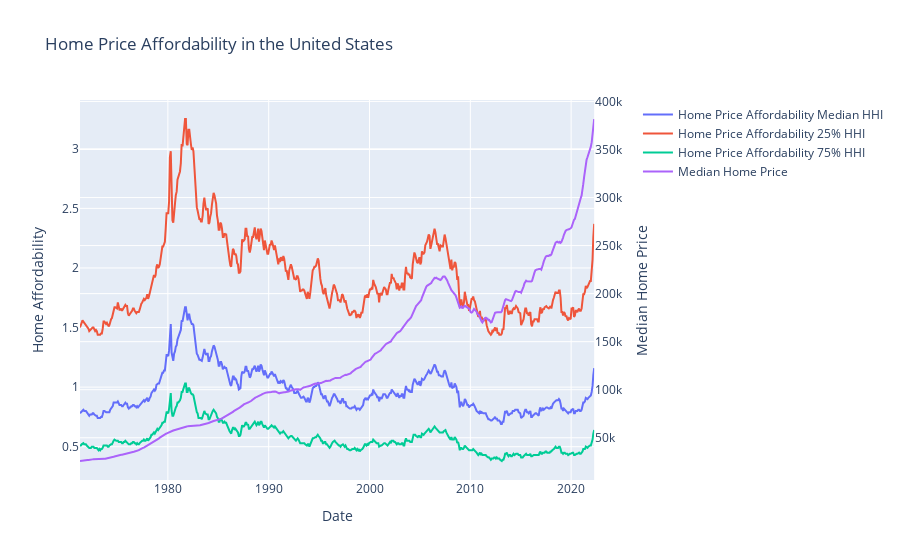

The notebook cell saved with this chart:
### Code cell
fig = make_subplots(specs=[[{"secondary_y": True}]])

#Add traces
fig.add_trace(go.Scatter(x=home_price_affordability['Date'],y=home_price_affordability['Home Price Affordability Median HHI'],name='Home Price Affordability Median HHI'),secondary_y=False)
fig.add_trace(go.Scatter(x=home_price_affordability['Date'],y=home_price_affordability['Home Price Affordability 25% HHI'],name='Home Price Affordability 25% HHI'),secondary_y=False)
fig.add_trace(go.Scatter(x=home_price_affordability['Date'],y=home_price_affordability['Home Price Affordability 75% HHI'],name='Home Price Affordability 75% HHI'),secondary_y=False)
fig.add_trace(go.Scatter(x=home_price_affordability['Date'],y=home_price_affordability['Median Home Price'],name='Median Home Price'),secondary_y=True)

#Title
fig.update_layout(title_text='Home Price Affordability in the United States',height=500)

#X-axis title
fig.update_xaxes(title_text='Date')

#Y-axis titles
fig.update_yaxes(title_text='Home Affordability',secondary_y=False)
fig.update_yaxes(title_text='Median Home Price',secondary_y=True)

fig.show()

### Figure 1 — Plotly figure (JSON) as saved in the notebook; plotly's stock layout.template omitted (floating-point values rounded to 4 significant figures; data arrays with more than 128 entries replaced by an {"elided": "..."} marker saying what was removed)
{"data": [{"name": "Home Price Affordability Median HHI", "type": "scatter", "visible": true, "x": {"elided": "613 str values"}, "xaxis": "x", "y": {"elided": "613 float values"}, "yaxis": "y"}, {"name": "Home Price Affordability 25% HHI", "type": "scatter", "visible": true, "x": {"elided": "613 str values"}, "xaxis": "x", "y": {"elided": "613 float values"}, "yaxis": "y"}, {"name": "Home Price Affordability 75% HHI", "type": "scatter", "visible": true, "x": {"elided": "613 str values"}, "xaxis": "x", "y": {"elided": "613 float values"}, "yaxis": "y"}, {"name": "Median Home Price", "type": "scatter", "visible": true, "x": {"elided": "613 str values"}, "xaxis": "x", "y": {"elided": "613 float values"}, "yaxis": "y2"}], "layout": {"autosize": true, "title": {"text": "Home Price Affordability in the United States"}, "xaxis": {"anchor": "y", "autorange": true, "domain": [0, 0.94], "range": ["1971-04-15", "2022-04-15"], "title": {"text": "Date"}, "type": "date"}, "yaxis": {"anchor": "x", "autorange": true, "domain": [0, 1], "range": [0.2206, 3.409], "title": {"text": "Home Affordability"}, "type": "linear"}, "yaxis2": {"anchor": "x", "autorange": true, "overlaying": "y", "range": [6033.0, 401500.0], "side": "right", "title": {"text": "Median Home Price"}, "type": "linear"}}}
